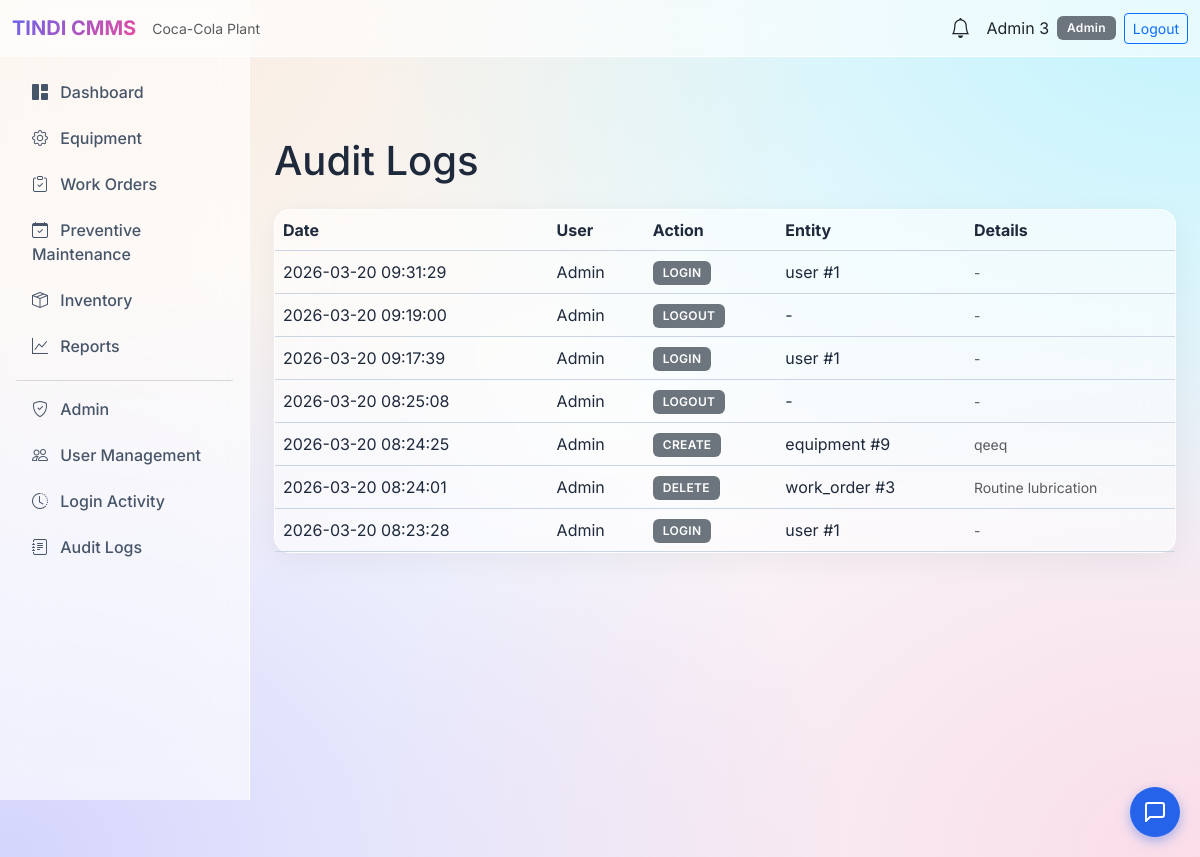
The app's page /audit-logs (signed in), older data.
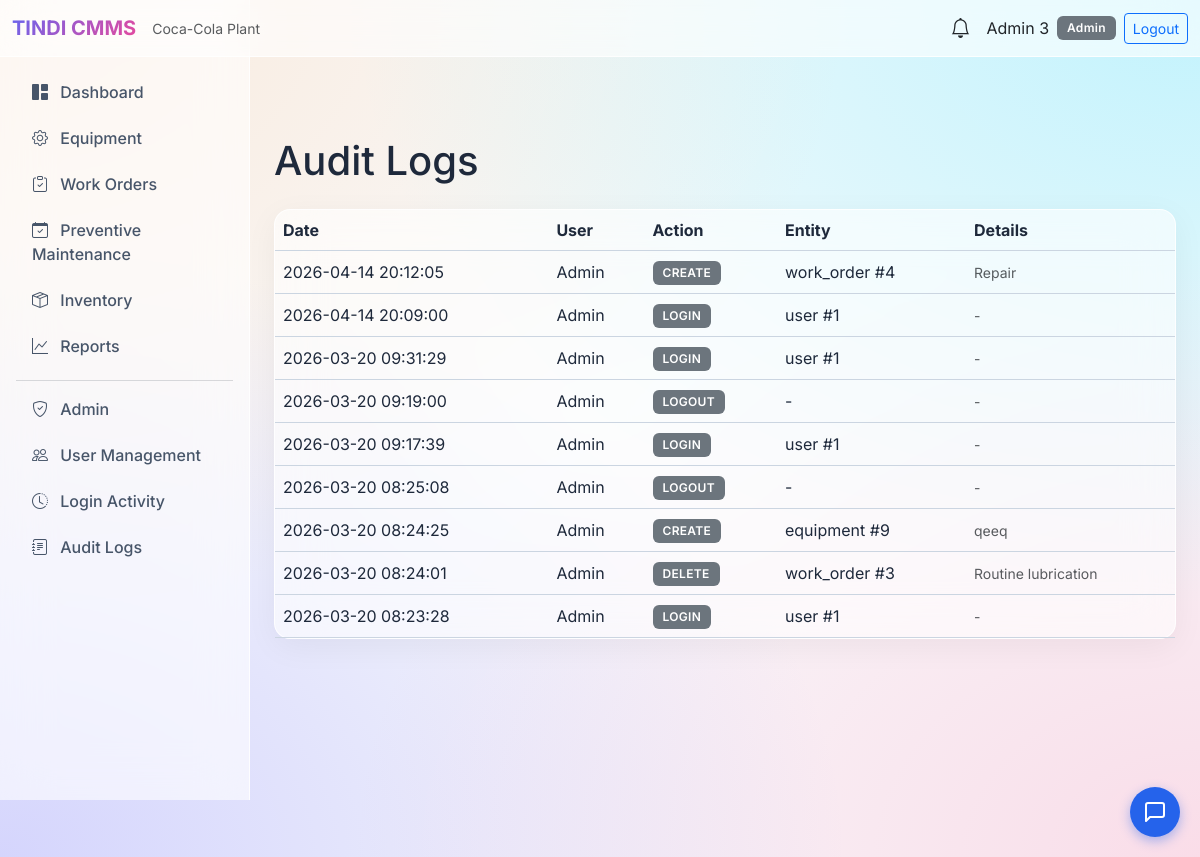
The same page, newer data.
### tables this page shows
CREATE TABLE audit_logs (
    id INTEGER PRIMARY KEY AUTOINCREMENT,
    user_id INTEGER,
    action TEXT NOT NULL,
    entity_type TEXT,
    entity_id INTEGER,
    old_value TEXT,
    new_value TEXT,
    ip_address TEXT,
    created_at TIMESTAMP DEFAULT CURRENT_TIMESTAMP,
    FOREIGN KEY (user_id) REFERENCES users(id)
);

CREATE TABLE users (
    id INTEGER PRIMARY KEY AUTOINCREMENT,
    name TEXT NOT NULL,
    email TEXT UNIQUE NOT NULL,
    password_hash TEXT NOT NULL,
    role TEXT NOT NULL CHECK(role IN ('Admin', 'Maintenance Manager', 'Technician', 'Store Manager')),
    is_active INTEGER DEFAULT 1,
    created_at TIMESTAMP DEFAULT CURRENT_TIMESTAMP,
    updated_at TIMESTAMP DEFAULT CURRENT_TIMESTAMP
, last_login TIMESTAMP, password TEXT);

### app/routes/audit_routes.py (the view)
@audit_bp.route('/audit-logs')
@login_required
@role_required('Admin')
def audit_logs():
    logs = get_recent(limit=200)
    return render_template('audit/list.html', logs=logs)

### app/models/audit_log.py (called while the page is built, shortened)
def get_recent(limit=100, user_id=None):
    return execute_query(
        """SELECT al.*, u.name as user_name FROM audit_logs al
           LEFT JOIN users u ON al.user_id = u.id
           ORDER BY al.created_at DESC LIMIT ?""",
        (limit,), fetch_all=True
    )

### app/models/notification.py (called while the page is built)
def get_unread(user_id):
    return execute_query(
        "SELECT * FROM notifications WHERE user_id = ? AND is_read = 0 ORDER BY created_at DESC",
        (user_id,), fetch_all=True
    )

### app/models/user.py (called while the page is built)
def get_by_id(user_id):
    return execute_query(
        "SELECT id, name, email, role, is_active FROM users WHERE id = ?",
        (user_id,), fetch_one=True
    )

### app/routes/auth_routes.py (called while the page is built)
def login_required(f):
    @wraps(f)
    def decorated(*args, **kwargs):
        if 'user_id' not in session:
            flash('Please log in to access this page.', 'warning')
            return redirect(url_for('auth.login'))
        return f(*args, **kwargs)
    return decorated

### database/db.py (called while the page is built)
def get_connection():
    conn = sqlite3.connect(DATABASE)
    conn.row_factory = sqlite3.Row
    conn.execute("PRAGMA foreign_keys = ON")
    return conn

### templates/audit/list.html (shortened to what this page needs)
{% extends "base.html" %}
{% block content %}
<h1 class="mb-4">Audit Logs</h1>
<div class="card">
    <div class="table-responsive">
        <table class="table table-dark table-hover mb-0">
            <thead>
                <tr>
                    <th>Date</th>
                    <th>User</th>
                    <th>Action</th>
                    <th>Entity</th>
                    <th>Details</th>
                </tr>
            </thead>
            <tbody>
                {% for log in logs %}
                <tr>
                    <td>{{ log.created_at }}</td>
                    <td>{{ log.user_name or '-' }}</td>
                    <td><span class="badge bg-secondary">{{ log.action }}</span></td>
                    <td>{{ log.entity_type or '-' }} {% if log.entity_id %}#{{ log.entity_id }}{% endif %}</td>
                    <td class="small text-muted">{{ log.new_value or log.old_value or '-' }}</td>
                </tr>
                {% else %}
                <tr><td colspan="5" class="text-center text-muted">No audit logs.</td></tr>
                {% endfor %}
            </tbody>
        </table>
    </div>
</div>
{% endblock %}

Row changes from the older to the newer data that the page shows:
added audit_logs: created_at "2026-04-14 20:12:05", name "Admin", action "CREATE", entity_type "work_order", entity_id "4", new_value "Repair"
added audit_logs: created_at "2026-04-14 20:09:00", name "Admin", action "LOGIN", entity_type "user", entity_id "1", new_value "-"
